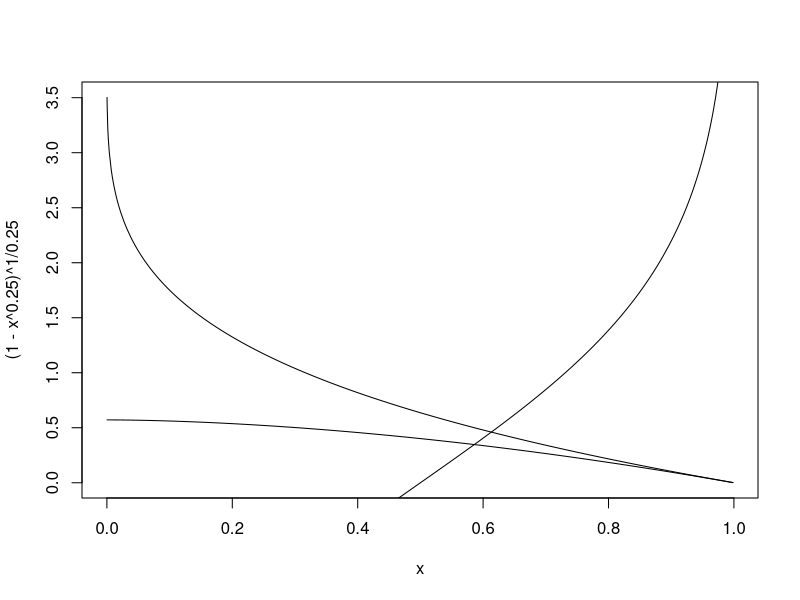
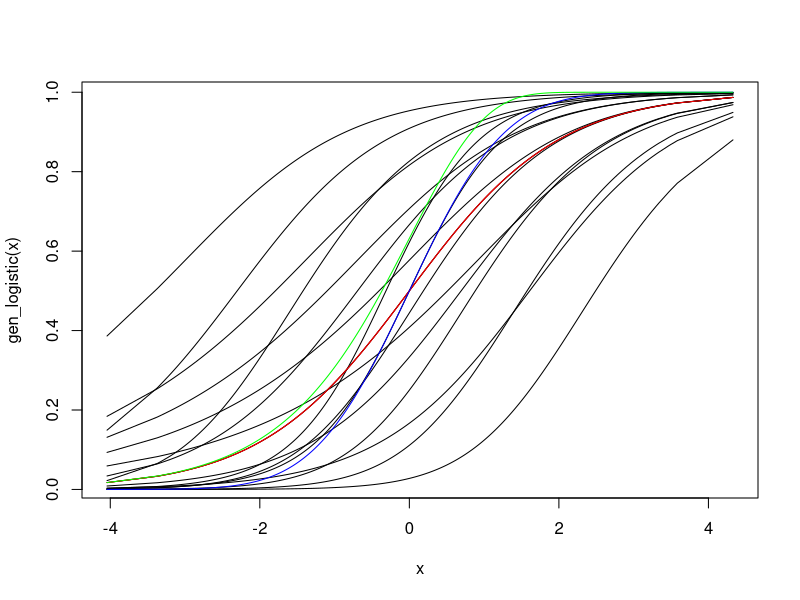

R code for these plots, in order:
# https://math.stackexchange.com/questions/65641/i-need-to-define-a-family-one-parameter-of-monotonic-curves
set.seed(42)
N = 1000
x=sort(runif(N))
sigmoid = function(x) 1 / (1 + exp(-x))
probit = function(x) pnorm(x)
cloglog = function(x) 1-exp(-exp(x))
logit = function(x) log(x) - log(1-x)
expit = function(x) 1/(1+exp(-x))
plot((1-x**0.25)**1/.25 ~ x, type='l')
lines((1-x**1.75)**1/1.75 ~ x, type='l')
lines(logit(x) ~ x, type='l')


# Generalize logistic
# https://en.wikipedia.org/wiki/Generalised_logistic_function
# Y(t)=A+{K-A \over (C+Qe^{{-Bt}})^{{1/\nu }}}

set.seed(42)
N = 10000
x = sort(rnorm(N))
gen_logistic = function(x, v=1, Q=1){
  1 / (1 + Q * exp(-1*x)) ^ (1/v)
}
plot(gen_logistic(x) ~ x, type='l', col='red')
for (Q in c(.1, .5, 1, 2, 5)) {
  for (v in c(.5, 1, 2)) {
    lines(gen_logistic(x, Q=Q, v=v) ~ x)
  }
}
lines(gen_logistic(x*1.6) ~ x)
lines(gen_logistic(x*1.6+.5) ~ x)
lines(sigmoid(x) ~ x, col='red')
lines(probit(x) ~ x, col='blue')
lines(cloglog(x) ~ x, col='green')
    
